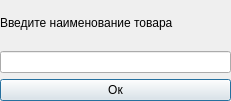
<?xml version="1.0" encoding="UTF-8"?>
<ui version="4.0">
 <class>nameinfo</class>
 <widget class="QDialog" name="nameinfo">
  <property name="geometry">
   <rect>
    <x>0</x>
    <y>0</y>
    <width>231</width>
    <height>101</height>
   </rect>
  </property>
  <property name="windowTitle">
   <string>Dialog</string>
  </property>
  <widget class="QWidget" name="gridLayoutWidget">
   <property name="geometry">
    <rect>
     <x>0</x>
     <y>0</y>
     <width>231</width>
     <height>101</height>
    </rect>
   </property>
   <layout class="QGridLayout" name="gridLayout">
    <item row="0" column="0">
     <widget class="QLabel" name="label">
      <property name="text">
       <string>Введите наименование товара</string>
      </property>
     </widget>
    </item>
    <item row="1" column="0">
     <widget class="QLineEdit" name="lineEdit"/>
    </item>
    <item row="2" column="0">
     <widget class="QPushButton" name="pushButton">
      <property name="text">
       <string>Ок</string>
      </property>
     </widget>
    </item>
   </layout>
  </widget>
 </widget>
 <resources/>
 <connections/>
</ui>
